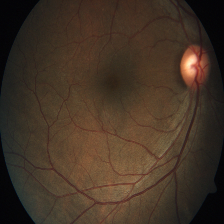
#> input picture Dataset/No_DR/096436d68d06.png, 224 x 224 px
$ python -i feature_extraction.py   (imports and definitions only)   (older library calls are emulated)
#> lines starting #> are read from the running program, lines starting #| are printed output that depends on the picture; after the words box and inside, x2 and y2 are one past the last pixel; in counts of white or black regions, pixels touching at a corner belong together
import os
import pandas as pd

import cv2
import numpy as np

CLASS = {
    "No_DR": 0,
    "Mild": 1,
    "Moderate": 2,
    "Severe": 3,
    "Proliferate_DR": 4
}

FEATURE_COLUMNS = [
    "mean_intensity",
    "std_intensity",
    "p10_intensity",
    "p90_intensity",
    "entropy",
    "edge_density",
    "gradient_mean",
    "dark_response_mean",
    "bright_response_mean",
    "dark_candidate_fraction",
    "bright_candidate_fraction",
    "dark_small_spots_10k",
    "bright_small_spots_10k"
]


# Parameters
# These are just starting values they can be adjusted and experimented with.
IMAGE_SIZE = 512
BACKGROUND_THRESHOLD = 10
MASK_KERNEL_SIZE = 21
MORPH_KERNEL_SIZE = 25
CANDIDATE_THRESHOLD = 18
MIN_SPOT_AREA = 10
MAX_SPOT_AREA = 420

def get_retinal_mask(gray):
    """
    Each image contains a black background that surronds the retina
    This function returns a boolean mask, since the black background
    will get in the way of feature extraction
    """

    # Values near zero usually are apart of the black background.
    above_background = gray > BACKGROUND_THRESHOLD

    mask = above_background.astype(np.uint8)

    kernel = cv2.getStructuringElement(cv2.MORPH_ELLIPSE, (MASK_KERNEL_SIZE, MASK_KERNEL_SIZE))
    mask = cv2.morphologyEx(mask, cv2.MORPH_CLOSE, kernel)


    # Find desconnected white regions.
    count, labels, stats, _ = cv2.connectedComponentsWithStats(mask, connectivity=8)

    if count < 2:
        raise ValueError("Retinal region not found")

    # Choose the biggest foreground region, assuming its the retina.
    largest = 1 + np.argmax(stats[1:, cv2.CC_STAT_AREA])
    mask = (labels == largest).astype(np.uint8)


    #Keep only pixels belonging to the selected component.
    eroded_mask = cv2.erode(mask, kernel, iterations=1)
    retinal_mask = eroded_mask > 0

    # a quick error check, a 512 x 512 image should have thousands of pixels, so if its fewer then 500 something went wrong.
    if np.count_nonzero(retinal_mask) < 500:
        raise ValueError("Retinal mask to small")

    return retinal_mask


# [176 lines left out: functions count_small_components, extract_features, main, not called in this run]


# [8 lines not run here, left out]

>>> import cv2
>>> picture = cv2.imread('../Dataset/No_DR/096436d68d06.png', cv2.IMREAD_GRAYSCALE)
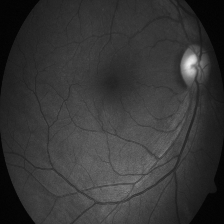
#> picture: shape (224, 224); min 2, max 238, mean 54.1
>>> result = get_retinal_mask(picture)
#> in get_retinal_mask, `above_background = gray > BACKGROUND_THRESHOLD`:
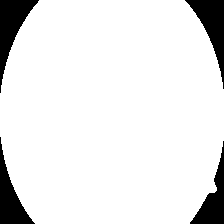
#> above_background: shape (224, 224) bool; 90.4% white; 4 black regions, box (x1, y1, x2, y2) and area: (0, 0, 39, 93) 1340, (185, 0, 224, 89) 1286, (0, 137, 35, 224) 1136, (190, 141, 224, 224) 1044
#> in get_retinal_mask, `mask = cv2.morphologyEx(mask, cv2.MORPH_CLOSE, kernel)`:
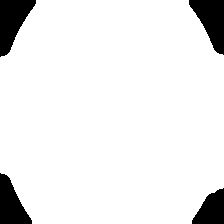
#> mask: shape (224, 224); values 0 (black) and 1 (white), 91.9% white; 4 black regions, box (x1, y1, x2, y2) and area: (0, 0, 36, 57) 1185, (189, 0, 224, 55) 1133, (0, 173, 32, 224) 978, (192, 188, 224, 224) 777
#> in get_retinal_mask, `count, labels, stats, _ = cv2.connectedComponentsWithStats(mask, conne..`: count = 2; stats = [[0, 0, 224, 224, 4073], [0, 0, 224, 224, 46103]]
#> in get_retinal_mask, `largest = 1 + np.argmax(stats[1:, cv2.CC_STAT_AREA])`: largest = 1
#> in get_retinal_mask, `eroded_mask = cv2.erode(mask, kernel, iterations=1)`:
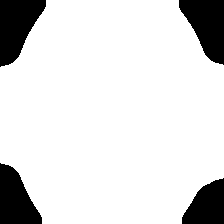
#> eroded_mask: shape (224, 224); values 0 (black) and 1 (white), 86.2% white; 4 black regions, box (x1, y1, x2, y2) and area: (0, 0, 46, 67) 1977, (179, 0, 224, 65) 1902, (0, 163, 42, 224) 1695, (182, 178, 224, 224) 1371
